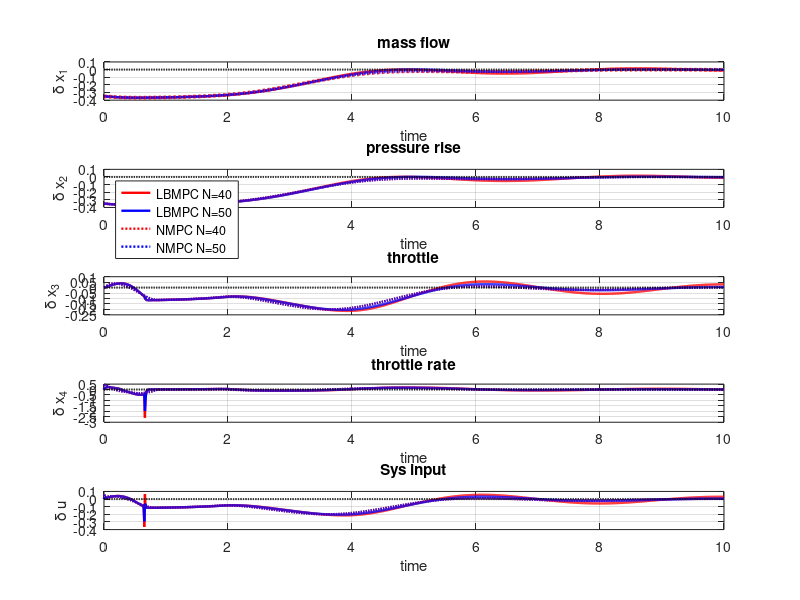

Write MATLAB code to recreate this figure.
close all;
addpath('./data/')
%% Load data
LBMPC40=load('LBMPC_N40_sys_full.mat');
LBMPC50=load('LBMPC_N50_sys_full.mat');

NMPC40=load('NMPC_N50_sys_full.mat');
NMPC50=load('NMPC_N50_sys_full.mat');

%% Plot
iterations=size(NMPC50.sysH,2)-1;
Ts=0.01;
t=Ts*(0:iterations);

figure;
subplot(5,1,1);
plot(t, LBMPC40.sysH(1,:),'Linewidth',1.7,'Color','r'); hold on;
plot(t, LBMPC50.sysH(1,:),'Linewidth',1.7,'Color','b'); hold on;
plot(t, NMPC40.sysH(1,:),'Linewidth',2.7,'Color','r','LineStyle',':'); hold on;
plot(t, NMPC50.sysH(1,:),'Linewidth',1.7,'Color','b','LineStyle',':'); hold on;
plot(t,0*(0:iterations),'Linewidth',1.5,'LineStyle',':','Color','k'); 
grid on;
xlabel('time');
ylabel('\delta x_1');
title('mass flow');


subplot(5,1,2);
plot(t, LBMPC40.sysH(1,:),'Linewidth',1.7,'Color','r'); hold on;
plot(t, LBMPC50.sysH(1,:),'Linewidth',1.7,'Color','b'); hold on;
plot(t, NMPC40.sysH(1,:),'Linewidth',1.7,'Color','r','LineStyle',':'); hold on;
plot(t, NMPC50.sysH(1,:),'Linewidth',1.7,'Color','b','LineStyle',':'); hold on;
plot(t,0*(0:iterations),'Linewidth',1.5,'LineStyle',':','Color','k'); 
grid on;
xlabel('time');
ylabel('\delta x_2');
title('pressure rise');
legend({'LBMPC N=40', 'LBMPC N=50', 'NMPC N=40','NMPC N=50'},'Location','northwest')

subplot(5,1,3);
plot(t, LBMPC40.sysH(3,:),'Linewidth',1.7,'Color','r'); hold on;
plot(t, LBMPC50.sysH(3,:),'Linewidth',1.7,'Color','b'); hold on;
plot(t, NMPC40.sysH(3,:),'Linewidth',1.7,'Color','r','LineStyle',':'); hold on;
plot(t, NMPC50.sysH(3,:),'Linewidth',1.7,'Color','b','LineStyle',':'); hold on;
plot(t,0*(0:iterations),'Linewidth',1.5,'LineStyle',':','Color','k'); 
grid on;
xlabel('time');
ylabel('\delta x_3');
title('throttle');

subplot(5,1,4);
plot(t, LBMPC40.sysH(4,:),'Linewidth',1.7,'Color','r'); hold on;
plot(t, LBMPC50.sysH(4,:),'Linewidth',1.7,'Color','b'); hold on;
plot(t, NMPC40.sysH(4,:),'Linewidth',1.7,'Color','r','LineStyle',':'); hold on;
plot(t, NMPC50.sysH(4,:),'Linewidth',1.7,'Color','b','LineStyle',':'); hold on;
plot(t,0*(0:iterations),'Linewidth',1.5,'LineStyle',':','Color','k'); 
grid on;
xlabel('time');
ylabel('\delta x_4');
title('throttle rate');

subplot(5,1,5);
plot(t, LBMPC40.sysH(5,:),'Linewidth',1.7,'Color','r'); hold on;
plot(t, LBMPC50.sysH(5,:),'Linewidth',1.7,'Color','b'); hold on;
plot(t, NMPC40.sysH(5,:),'Linewidth',1.7,'Color','r','LineStyle',':'); hold on;
plot(t, NMPC50.sysH(5 ,:),'Linewidth',1.7,'Color','b','LineStyle',':'); hold on;
plot(t,0*(0:iterations),'Linewidth',1.5,'LineStyle',':','Color','k'); 
grid on;
xlabel('time');
ylabel('\delta u');
title('Sys input');

